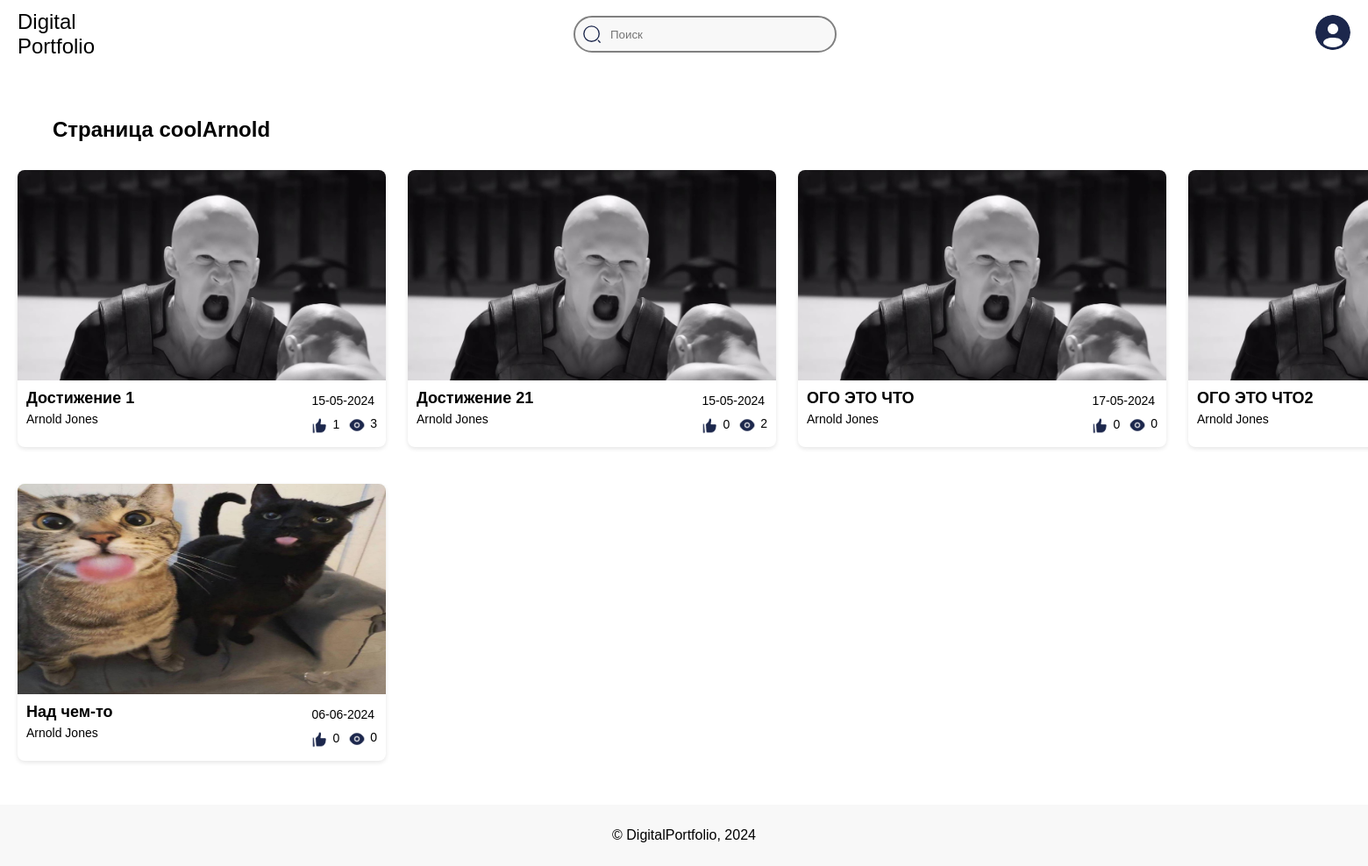
/coolarnold/, run on an earlier commit of the app's database.
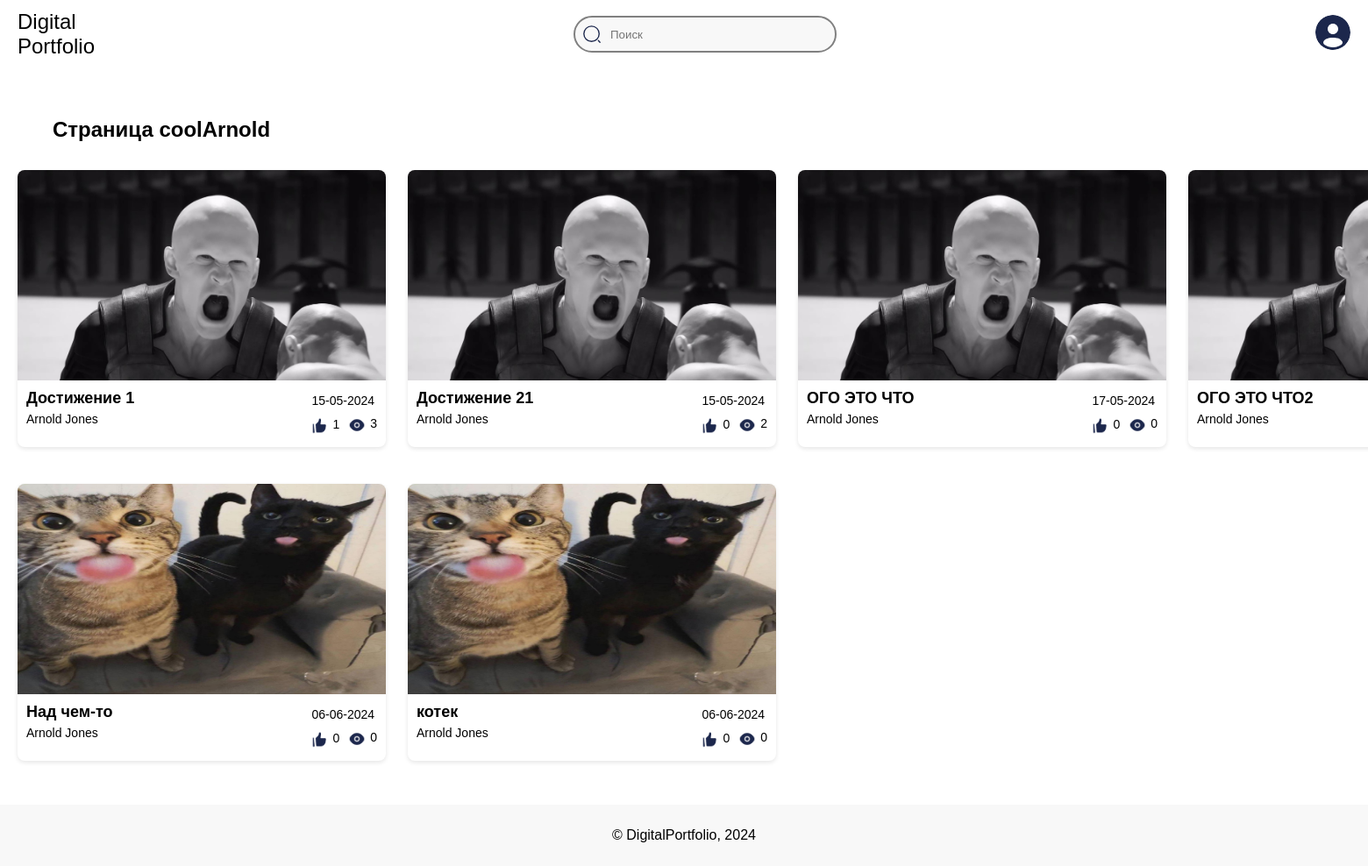
And on a later commit of the database.
### main/models.py (models this page shows, shortened)
class Achievements(models.Model):
    title = models.CharField(max_length=50)
    preview = models.ImageField(
        null=True,
        validators=[
            FileExtensionValidator(allowed_extensions=['jpg', 'jpeg', 'png']),
        ]
    )
    file = models.FileField(
        validators=[
            FileExtensionValidator(allowed_extensions=['jpg', 'jpeg', 'png', 'pdf']),
        ]
    )
    pub_date = models.DateTimeField(auto_now_add=True)
    likes = models.IntegerField(default=0)
    views = models.IntegerField(default=0)
    author = models.ForeignKey(
        User,
        on_delete=models.CASCADE,
        null=True,
    )
    objects = models.Manager()
    def formatted_likes(self):
        return format_number_with_suffix(self.likes)
    def formatted_views(self):
        return format_number_with_suffix(self.views)
    class Meta:
        verbose_name = 'Achievement'
        verbose_name_plural = 'Achievements'

class Profile(models.Model):
    user = models.OneToOneField(User, on_delete=models.CASCADE)
    slug = models.SlugField(unique=True, blank=True)
    is_private = models.BooleanField(default=False)
    avatar = models.ImageField(
        null=True,
        validators=[
            FileExtensionValidator(allowed_extensions=['jpg', 'jpeg', 'png']),
        ]
    )
    objects = models.Manager()
    class Meta:
        verbose_name = 'Profile'
        verbose_name_plural = 'Profiles'

### main/views.py (the view)
# urls.py: path('<slug:slug>/', UserProfileDetailView.as_view(), name='user-detail'),
class UserProfileDetailView(DetailView):
    model = Profile
    template_name = 'main/about.html'
    context_object_name = 'profile'
    slug_field = 'slug'
    slug_url_kwarg = 'slug'
    def get(self, request, *args, **kwargs):
        query = request.GET.get('q')
        if query:
            try:
                user = User.objects.get(username=query)
                return redirect(reverse('user-detail', kwargs={'slug': slugify(user.username)}))
            except Exception:
                pass
        return super().get(request, *args, **kwargs)
    def get_context_data(self, **kwargs):
        context = super().get_context_data(**kwargs)
        profile = self.get_object()
        context['achievements'] = Achievements.objects.filter(author=profile.user)
        return context

### main/models.py (called while the page is built)
def format_number_with_suffix(value):
    if value >= 1000:
        return f"{value // 1000}k"
    else:
        return str(value)

### main/templates/main/about.html (shortened to what this page needs)
{% load static %}
<!DOCTYPE html>
<html lang="en">
<head>
    <link rel="stylesheet" href="{% static 'main/css/about.css' %}">
</head>
<body>
<header>
    <div class="logo">
        <p>Digital</p>
        <p>Portfolio</p>
    </div>
    <div class="search-bar">
        <form method="get">
            <div class="input-group">
                <input type="text" name="q" placeholder="Поиск">
            </div>
        </form>
    </div>
    <div class="profile-section">
        <div class="profile-icon">
            <img src="{% static 'main/img/user.svg' %}" alt="Profile Icon">
        </div>
    </div>
</header>
<main>
    <h1>Страница {{ profile.user.username }}</h1>
    {% if profile.is_private == False %}
    <div class="cards-container">
        {% for ach in achievements %}
        <div class="card">
            <a href="{{ ach.file.url }}"><img class="ach-image" src="{{ ach.preview.url }}" alt="..."></a>
            <div class="details">
                <div>
                    <h2>{{ ach.title }}</h2>
                    <p>{{ profile.user.first_name }} {{ profile.user.last_name }}</p>
                </div>
                <div>
                    <p>{{ ach.pub_date|date:"d-m-Y" }}</p>
                    <div class="statistic">
                        <p class="likes">
                            <img src="{% static 'main/img/Like.png' %}" width="19" height="19">
                            {{ ach.formatted_likes }} </p>
                        <p class="views">
                            <img src="{% static 'main/img/Eye.png' %}" width="20" height="20">
                            {{ ach.formatted_views }}
                        </p>
                    </div>
                </div>
            </div>
        </div>
        {% endfor %}
    </div>
    {% else %}
    <div class="closed">
        <img src="{% static 'main/img/Lock.png' %}" width="400" height="400">
        <p> Это закрытый профиль</p>
    </div>
    {% endif %}
</main>
<footer>
    <p>© DigitalPortfolio, 2024</p>
</footer>
</body>
</html>

What changed in the data, as far as the page shows it:
added Achievements: preview (picture), title "котек", {{ profile.user.first_name }} "Arnold", {{ profile.user.last_name }} "Jones", pub_date "06-06-2024", formatted_likes "0", formatted_views "0"
